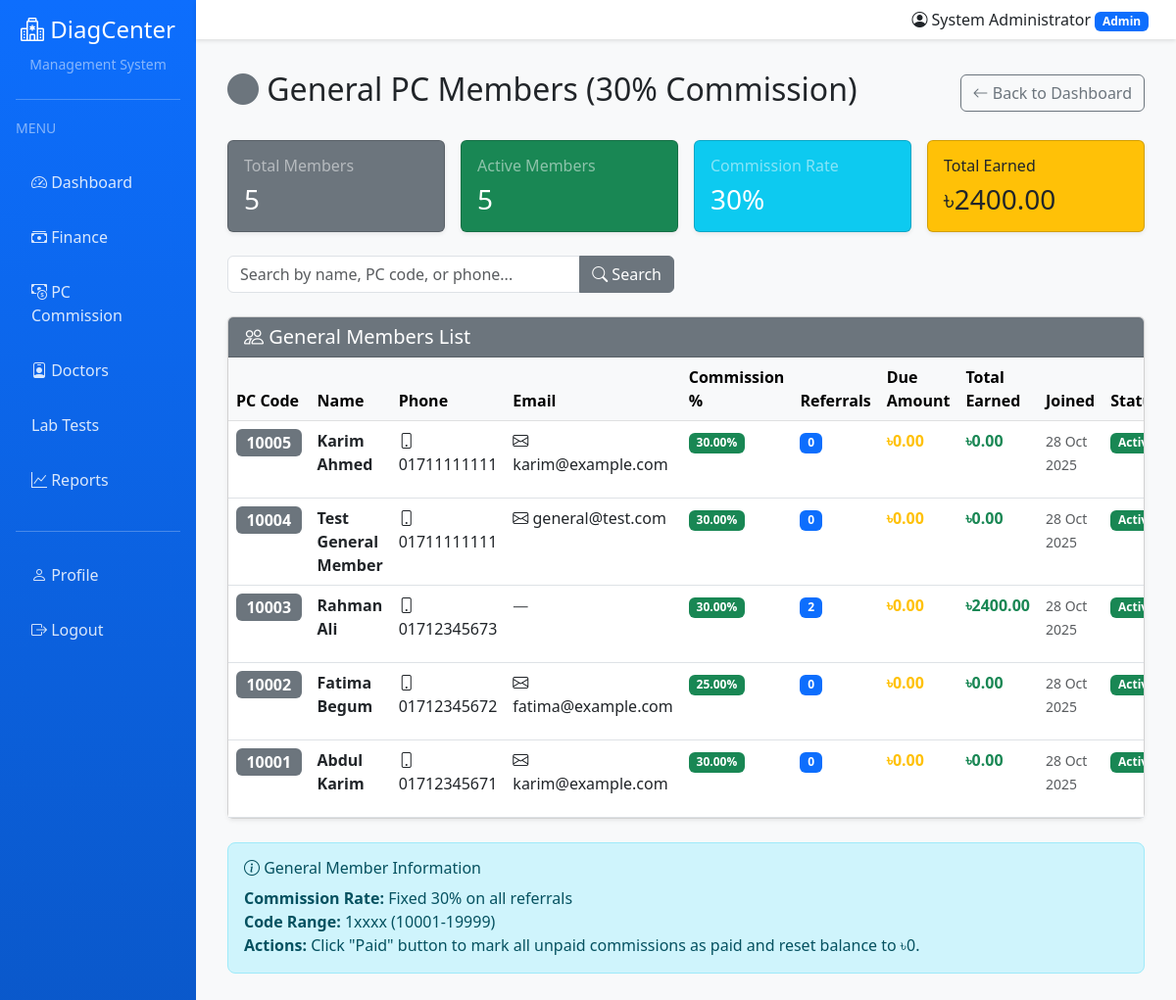
Screenshot of /accounts/pc-members/GENERAL/ (signed in) with the database file from the repository.
### accounts/models.py (models this page shows, shortened)
class User(AbstractUser):
    ROLE_CHOICES = [
        ('ADMIN', 'Admin'),
        ('DOCTOR', 'Doctor'),
        ('RECEPTIONIST', 'Receptionist'),
        ('LAB', 'Lab Staff'),
        ('PHARMACY', 'Pharmacy Staff'),
        ('CANTEEN', 'Canteen Staff'),
    ]
    role = models.CharField(max_length=20, choices=ROLE_CHOICES, default='RECEPTIONIST')
    phone = models.CharField(max_length=20, blank=True)
    address = models.TextField(blank=True)
    specialization = models.CharField(max_length=100, blank=True, help_text="For doctors")
    license_number = models.CharField(max_length=50, blank=True, help_text="Professional license")
    profile_picture = models.ImageField(upload_to='profiles/', blank=True, null=True)
    is_active = models.BooleanField(default=True)
    created_at = models.DateTimeField(auto_now_add=True)
    updated_at = models.DateTimeField(auto_now=True)
    class Meta:
        ordering = ['-created_at']
    @property
    def is_admin(self):
        return self.role == 'ADMIN' or self.is_superuser

class PCMember(models.Model):
    MEMBER_TYPE_CHOICES = [
        ('GENERAL', 'General Member'),
        ('LIFETIME', 'Lifetime Member'),
        ('INVESTOR', 'Investor Member'),
    ]
    pc_code = models.CharField(max_length=20, unique=True, editable=False)
    member_type = models.CharField(max_length=20, choices=MEMBER_TYPE_CHOICES)
    name = models.CharField(max_length=200)
    phone = models.CharField(max_length=20)
    email = models.EmailField(blank=True)
    address = models.TextField(blank=True)
    commission_percentage = models.DecimalField(
        max_digits=5,
        decimal_places=2,
        help_text="Commission percentage (e.g., 30 for 30%)"
    )
    total_commission_earned = models.DecimalField(
        max_digits=12,
        decimal_places=2,
        default=0,
        help_text="Total commission earned (paid amount)"
    )
    due_amount = models.DecimalField(
        max_digits=12,
        decimal_places=2,
        default=0,
        help_text="Commission amount due (not yet paid)"
    )
    total_referrals = models.IntegerField(
        default=0,
        help_text="Total number of referrals"
    )
    is_active = models.BooleanField(default=True)
    created_by = models.ForeignKey(
        settings.AUTH_USER_MODEL,
        on_delete=models.SET_NULL,
        null=True,
        related_name='created_pc_members'
    )
    created_at = models.DateTimeField(auto_now_add=True)
    updated_at = models.DateTimeField(auto_now=True)
    notes = models.TextField(blank=True)
    class Meta:
        ordering = ['-created_at']
        indexes = [
            models.Index(fields=['pc_code']),
            models.Index(fields=['member_type']),
        ]

### accounts/pc_views.py (the view)
# urls.py: path('pc-members/<str:member_type>/', pc_views.pc_member_list, name='pc_member_list'),
@login_required
def pc_member_list(request, member_type):
    if not request.user.is_admin:
        messages.error(request, "Access denied. Admin only.")
        return redirect('accounts:dashboard')
    valid_types = {'GENERAL', 'LIFETIME', 'INVESTOR'}
    if member_type not in valid_types:
        messages.error(request, "Invalid member type.")
        return redirect('accounts:pc_dashboard')
    search = request.GET.get('search', '')
    members = PCMember.objects.filter(member_type=member_type)
    if search:
        members = members.filter(
            Q(pc_code__icontains=search) |
            Q(name__icontains=search) |
            Q(phone__icontains=search)
        )
    total_count = PCMember.objects.filter(member_type=member_type).count()
    active_count = PCMember.objects.filter(member_type=member_type, is_active=True).count()
    total_commission = PCTransaction.objects.filter(pc_member__member_type=member_type).aggregate(
        Sum('commission_amount'))['commission_amount__sum'] or 0
    type_info = {
        'GENERAL': {'name': 'General', 'percentage': 30, 'color': 'secondary'},
        'LIFETIME': {'name': 'Lifetime', 'percentage': 35, 'color': 'primary'},
        'INVESTOR': {'name': 'Investor', 'percentage': 50, 'color': 'success'},
    }
    context = {
        'members': members,
        'member_type': member_type,
        'type_info': type_info[member_type],
        'search': search,
        'total_count': total_count,
        'active_count': active_count,
        'total_commission': total_commission,
    }
    return render(request, 'accounts/pc_member_list.html', context)

### templates/accounts/pc_member_list.html (shortened to what this page needs)
{% extends 'base.html' %}
{% block content %}
<div class="d-flex justify-content-between align-items-center mb-4">
    <h2>
        <i class="bi bi-circle-fill text-{{ type_info.color }}"></i>
        {{ type_info.name }} PC Members ({{ type_info.percentage }}% Commission)
    </h2>
    <div>
        <a href="{% url 'accounts:pc_dashboard' %}" class="btn btn-outline-secondary">
            <i class="bi bi-arrow-left"></i> Back to Dashboard
        </a>
    </div>
</div>
<div class="row g-3 mb-4">
    <div class="col-md-3">
        <div class="card bg-{{ type_info.color }} text-white">
            <div class="card-body">
                <h6 class="text-white-50 mb-2">Total Members</h6>
                <h3 class="mb-0">{{ total_count }}</h3>
            </div>
        </div>
    </div>
    <div class="col-md-3">
        <div class="card bg-success text-white">
            <div class="card-body">
                <h6 class="text-white-50 mb-2">Active Members</h6>
                <h3 class="mb-0">{{ active_count }}</h3>
            </div>
        </div>
    </div>
    <div class="col-md-3">
        <div class="card bg-info text-white">
            <div class="card-body">
                <h6 class="text-white-50 mb-2">Commission Rate</h6>
                <h3 class="mb-0">{{ type_info.percentage }}%</h3>
            </div>
        </div>
    </div>
    <div class="col-md-3">
        <div class="card bg-warning text-dark">
            <div class="card-body">
                <h6 class="text-dark-50 mb-2">Total Earned</h6>
                <h3 class="mb-0">৳{{ total_commission|floatformat:2 }}</h3>
            </div>
        </div>
    </div>
</div>
<div class="row mb-4">
    <div class="col-md-6">
        <form method="get" class="input-group">
            <input type="text" name="search" class="form-control"
                   placeholder="Search by name, PC code, or phone..."
                   value="{{ search }}">
            <button class="btn btn-{{ type_info.color }}" type="submit">
                <i class="bi bi-search"></i> Search
            </button>
        </form>
    </div>
</div>
<div class="card">
    <div class="card-header bg-{{ type_info.color }} text-white">
        <h5 class="mb-0">
            <i class="bi bi-people"></i> {{ type_info.name }} Members List
        </h5>
    </div>
    <div class="card-body p-0">
        {% if members %}
        <div class="table-responsive">
            <table class="table table-hover mb-0">
                <thead class="table-light">
                    <tr>
                        <th>PC Code</th>
                        <th>Name</th>
                        <th>Phone</th>
                        <th>Email</th>
                        <th>Commission %</th>
                        <th>Referrals</th>
                        <th>Due Amount</th>
                        <th>Total Earned</th>
                        <th>Joined</th>
                        <th>Status</th>
                    </tr>
                </thead>
                <tbody>
                    {% for member in members %}
                    <tr>
                        <td><span class="badge bg-{{ type_info.color }} fs-6">{{ member.pc_code }}</span></td>
                        <td><strong>{{ member.name }}</strong></td>
                        <td>
                            <i class="bi bi-phone"></i> {{ member.phone }}
                        </td>
                        <td>
                            {% if member.email %}
                                <i class="bi bi-envelope"></i> {{ member.email }}
                            {% else %}
                                <span class="text-muted">—</span>
                            {% endif %}
                        </td>
                        <td><span class="badge bg-success">{{ member.commission_percentage }}%</span></td>
                        <td>
                            <span class="badge bg-primary">{{ member.total_referrals }}</span>
                        </td>
                        <td class="text-warning">
                            <strong>৳{{ member.due_amount|floatformat:2 }}</strong>
                        </td>
                        <td class="text-success">
                            <strong>৳{{ member.total_commission_earned|floatformat:2 }}</strong>
                        </td>
                        <td>
                            <small class="text-muted">
                                {{ member.created_at|date:"d M Y" }}
                            </small>
                        </td>
                        <td>
                            {% if member.is_active %}
                                <span class="badge bg-success">Active</span>
                            {% else %}
                                <span class="badge bg-danger">Inactive</span>
                            {% endif %}
                        </td>
                    </tr>
                    {% endfor %}
                </tbody>
            </table>
        </div>
        {% endif %}
    </div>
</div>
<div class="alert alert-info mt-4">
    <h6 class="alert-heading"><i class="bi bi-info-circle"></i> {{ type_info.name }} Member Information</h6>
    <p class="mb-0">
        <strong>Commission Rate:</strong> Fixed {{ type_info.percentage }}% on all referrals<br>
        <strong>Code Range:</strong>
        {% if member_type == 'GENERAL' %}
            1xxxx (10001-19999)
        {% elif member_type == 'LIFETIME' %}
            2xxxx (20001-29999)
        {% elif member_type == 'INVESTOR' %}
            3xxxx (30001-39999)
        {% endif %}
        <br>
        <strong>Actions:</strong> Click "Paid" button to mark all unpaid commissions as paid and reset balance to ৳0.
    </p>
</div>
{% endblock %}

### templates/base.html (shortened to what this page needs)
<!DOCTYPE html>
<html lang="en">
<head>
    <link href="https://cdn.jsdelivr.net/npm/bootstrap@5.3.0/dist/css/bootstrap.min.css" rel="stylesheet">
    <link href="https://cdn.jsdelivr.net/npm/bootstrap-icons@1.10.0/font/bootstrap-icons.css" rel="stylesheet">
</head>
<body>
    {% if user.is_authenticated %}
    <div class="container-fluid">
        <div class="row">
            <nav class="col-md-2 col-lg-2 d-md-block sidebar collapse p-3" id="sidebar">
                <div class="text-center mb-4">
                    <h4><i class="bi bi-hospital"></i> DiagCenter</h4>
                    <small class="text-white-50">Management System</small>
                </div>
                <hr class="bg-white">
                <div class="mb-3">
                    <small class="text-white-50 text-uppercase">Menu</small>
                </div>
                <ul class="nav flex-column">
                    <li class="nav-item">
                        <a class="nav-link" href="{% url 'accounts:dashboard' %}">
                            <i class="bi bi-speedometer2"></i> Dashboard
                        </a>
                    </li>
                    {% if user.is_admin %}
                    <li class="nav-item">
                        <a class="nav-link" href="{% url 'accounts:admin_finance' %}">
                            <i class="bi bi-cash-stack"></i> Finance
                        </a>
                    </li>
                    <li class="nav-item">
                        <a class="nav-link" href="{% url 'accounts:pc_dashboard' %}">
                            <i class="bi bi-cash-coin"></i> PC Commission
                        </a>
                    </li>
                    <li class="nav-item">
                        <a class="nav-link" href="{% url 'accounts:doctor_management' %}">
                            <i class="bi bi-person-badge"></i> Doctors
                        </a>
                    </li>
                    <li class="nav-item">
                        <a class="nav-link" href="{% url 'lab:test_manage' %}">
                             Lab Tests
                        </a>
                    </li>
                    <li class="nav-item">
                        <a class="nav-link" href="{% url 'finance:financial_reports' %}">
                            <i class="bi bi-graph-up"></i> Reports
                        </a>
                    </li>
                    {% endif %}
                </ul>
                <hr class="bg-white mt-4">
                <ul class="nav flex-column">
                    <li class="nav-item">
                        <a class="nav-link" href="{% url 'accounts:profile' %}">
                            <i class="bi bi-person"></i> Profile
                        </a>
                    </li>
                    <li class="nav-item">
                        <a class="nav-link" href="{% url 'accounts:logout' %}">
                            <i class="bi bi-box-arrow-right"></i> Logout
                        </a>
                    </li>
                </ul>
            </nav>
            <main class="col-md-10 ms-sm-auto col-lg-10 px-0">
                <nav class="navbar navbar-expand-lg navbar-light bg-white">
                    <div class="container-fluid">
                        <div class="ms-auto d-flex align-items-center">
                            <span class="me-3">
                                <i class="bi bi-person-circle"></i>
                                {{ user.get_full_name|default:user.username }}
                                <span class="badge bg-primary">{{ user.get_role_display }}</span>
                            </span>
                        </div>
                    </div>
                </nav>
                <div class="content-wrapper">
                    {% block content %}{% endblock %}
                </div>
            </main>
        </div>
    </div>
    {% else %}
    {% block login_content %}{% endblock %}
    {% endif %}
</body>
</html>

### templates/base.html (style rules this page uses)
body { min-height: 100vh; background-color: #f8f9fa; }
.sidebar { min-height: 100vh; background: linear-gradient(180deg, #0d6efd 0%, #0a58ca 100%); color: white; }
.sidebar .nav-link { color: rgba(255, 255, 255, 0.85); padding: 0.75rem 1rem; margin: 0.25rem 0; border-radius: 0.5rem; }
.content-wrapper { padding: 2rem; }
.navbar { box-shadow: 0 2px 4px rgba(0,0,0,0.1); }
.alert { border-radius: 0.5rem; }

### templates/accounts/pc_member_list.html (style rules this page uses)
.card { box-shadow: 0 0.125rem 0.25rem rgba(0,0,0,0.075); }

### rows the page displays
User: get_full_name "System Administrator", role "Admin"
PCMember: pc_code "10005", name "Karim Ahmed", phone "01711111111", email "karim@example.com", commission_percentage "30.00", total_referrals "0", due_amount "0.00", total_commission_earned "0.00", created_at "28 Oct 2025", is_active "Active"
PCMember: pc_code "10004", name "Test General Member", phone "01711111111", email "general@test.com", commission_percentage "30.00", total_referrals "0", due_amount "0.00", total_commission_earned "0.00", created_at "28 Oct 2025", is_active "Active"
PCMember: pc_code "10003", name "Rahman Ali", phone "01712345673", commission_percentage "30.00", total_referrals "2", due_amount "0.00", total_commission_earned "2400.00", created_at "28 Oct 2025", is_active "Active"
PCMember: pc_code "10002", name "Fatima Begum", phone "01712345672", email "fatima@example.com", commission_percentage "25.00", total_referrals "0", due_amount "0.00", total_commission_earned "0.00", created_at "28 Oct 2025", is_active "Active"
PCMember: pc_code "10001", name "Abdul Karim", phone "01712345671", email "karim@example.com", commission_percentage "30.00", total_referrals "0", due_amount "0.00", total_commission_earned "0.00", created_at "28 Oct 2025", is_active "Active"

### other values shown
{{ type_info.name }} "General"
{{ type_info.percentage }} "30"
{{ total_count }} "5"
{{ active_count }} "5"
{{ total_commission|floatformat:2 }} "2400.00"
